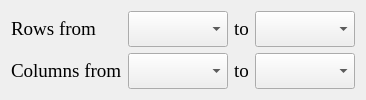
             <widget class="QWidget" name="tab_DataValues">
              <attribute name="title">
               <string>Data Values</string>
              </attribute>
              <layout class="QGridLayout" name="gridLayout_4">
               <item row="1" column="2">
                <widget class="QLabel" name="label_Datarowto">
                 <property name="sizePolicy">
                  <sizepolicy hsizetype="Fixed" vsizetype="Preferred">
                   <horstretch>0</horstretch>
                   <verstretch>0</verstretch>
                  </sizepolicy>
                 </property>
                 <property name="font">
                  <font>
                   <family>Times New Roman</family>
                   <pointsize>14</pointsize>
                  </font>
                 </property>
                 <property name="text">
                  <string>&lt;html&gt;&lt;head/&gt;&lt;body&gt;&lt;p&gt;to&lt;/p&gt;&lt;/body&gt;&lt;/html&gt;</string>
                 </property>
                </widget>
               </item>
               <item row="2" column="2">
                <widget class="QLabel" name="label_Datacolto">
                 <property name="sizePolicy">
                  <sizepolicy hsizetype="Fixed" vsizetype="Preferred">
                   <horstretch>0</horstretch>
                   <verstretch>0</verstretch>
                  </sizepolicy>
                 </property>
                 <property name="font">
                  <font>
                   <family>Times New Roman</family>
                   <pointsize>14</pointsize>
                  </font>
                 </property>
                 <property name="text">
                  <string>&lt;html&gt;&lt;head/&gt;&lt;body&gt;&lt;p&gt;to&lt;/p&gt;&lt;/body&gt;&lt;/html&gt;</string>
                 </property>
                </widget>
               </item>
               <item row="1" column="0">
                <widget class="QLabel" name="label_Datarows">
                 <property name="sizePolicy">
                  <sizepolicy hsizetype="Fixed" vsizetype="Fixed">
                   <horstretch>0</horstretch>
                   <verstretch>0</verstretch>
                  </sizepolicy>
                 </property>
                 <property name="font">
                  <font>
                   <family>Times New Roman</family>
                   <pointsize>14</pointsize>
                  </font>
                 </property>
                 <property name="text">
                  <string>&lt;html&gt;&lt;head/&gt;&lt;body&gt;&lt;p&gt;Rows from&lt;/p&gt;&lt;/body&gt;&lt;/html&gt;</string>
                 </property>
                </widget>
               </item>
               <item row="1" column="1">
                <widget class="QComboBox" name="combo_Datarowfrom">
                 <property name="sizePolicy">
                  <sizepolicy hsizetype="Expanding" vsizetype="Expanding">
                   <horstretch>0</horstretch>
                   <verstretch>0</verstretch>
                  </sizepolicy>
                 </property>
                 <property name="font">
                  <font>
                   <family>Times New Roman</family>
                   <pointsize>14</pointsize>
                  </font>
                 </property>
                </widget>
               </item>
               <item row="2" column="1">
                <widget class="QComboBox" name="combo_Datacolfrom">
                 <property name="sizePolicy">
                  <sizepolicy hsizetype="Expanding" vsizetype="Expanding">
                   <horstretch>0</horstretch>
                   <verstretch>0</verstretch>
                  </sizepolicy>
                 </property>
                 <property name="font">
                  <font>
                   <family>Times New Roman</family>
                   <pointsize>14</pointsize>
                  </font>
                 </property>
                </widget>
               </item>
               <item row="1" column="3">
                <widget class="QComboBox" name="combo_Datarowto">
                 <property name="sizePolicy">
                  <sizepolicy hsizetype="Expanding" vsizetype="Expanding">
                   <horstretch>0</horstretch>
                   <verstretch>0</verstretch>
                  </sizepolicy>
                 </property>
                 <property name="font">
                  <font>
                   <family>Times New Roman</family>
                   <pointsize>14</pointsize>
                  </font>
                 </property>
                </widget>
               </item>
               <item row="2" column="3">
                <widget class="QComboBox" name="combo_Datacolto">
                 <property name="sizePolicy">
                  <sizepolicy hsizetype="Expanding" vsizetype="Expanding">
                   <horstretch>0</horstretch>
                   <verstretch>0</verstretch>
                  </sizepolicy>
                 </property>
                 <property name="font">
                  <font>
                   <family>Times New Roman</family>
                   <pointsize>14</pointsize>
                  </font>
                 </property>
                </widget>
               </item>
               <item row="2" column="0">
                <widget class="QLabel" name="label_Datacols">
                 <property name="sizePolicy">
                  <sizepolicy hsizetype="Fixed" vsizetype="Fixed">
                   <horstretch>0</horstretch>
                   <verstretch>0</verstretch>
                  </sizepolicy>
                 </property>
                 <property name="font">
                  <font>
                   <family>Times New Roman</family>
                   <pointsize>14</pointsize>
                  </font>
                 </property>
                 <property name="text">
                  <string>&lt;html&gt;&lt;head/&gt;&lt;body&gt;&lt;p&gt;Columns from&lt;/p&gt;&lt;/body&gt;&lt;/html&gt;</string>
                 </property>
                </widget>
               </item>
              </layout>
             </widget>
